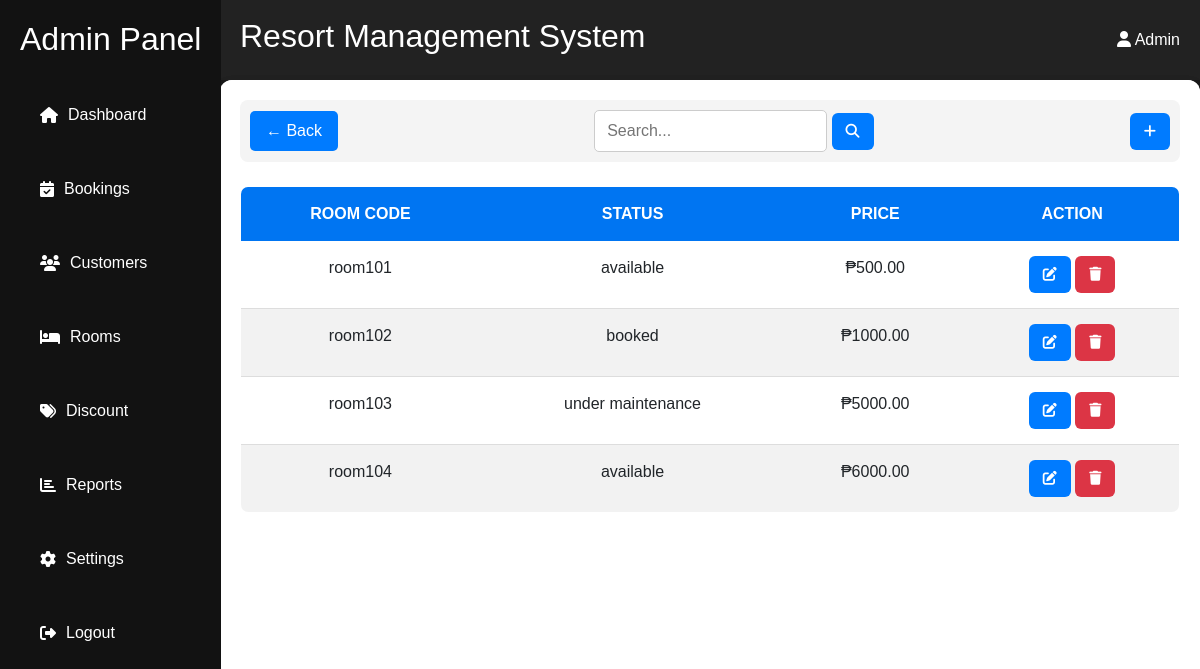
The app's page /admin/rooms/index.php with its own data.
### tables this page shows
CREATE TABLE IF NOT EXISTS `room` (
  `room_id` int(11) NOT NULL AUTO_INCREMENT,
  `room_code` varchar(50) NOT NULL,
  `room_type` enum('standard','premium','deluxe') NOT NULL,
  `room_status` enum('available','booked','under maintenance') NOT NULL,
  `price` decimal(10,2) NOT NULL,
  `created_at` timestamp NOT NULL DEFAULT current_timestamp(),
  `updated_at` timestamp NOT NULL DEFAULT current_timestamp(),
  PRIMARY KEY (`room_id`),
  UNIQUE KEY `room_ code` (`room_code`)
);

### admin/rooms/index.php (the view, shortened to what this page needs)
<?php
include('../../resources/database/config.php');
?>
<div class="content" style="color:black;">
    <?php
    include ('filter.php'); ?>
    <br>
    <table class="table table-striped" style="text-align: center;">
        <tr>
        <th>Room Code</th>
        <th>Status</th>
        <th>Price</th>
        <th>Action</th>
        </tr>
        <?php
       while($row=mysqli_fetch_assoc($result)){
        $discount=($row['discounted_price']>0 ? $row['discounted_price']." (".$row['discount_percentage']."% Off)" : $row['price']);
        print "<tr>
        <td>{$row['room_code']}</td>
        <td>{$row['room_status']}</td>
        <td>₱{$discount}</td>
        <td>
        <a href='edit.php?id={$row['room_id']}' class='btn btn-primary'><i class='fas fa-edit'></i></a>
        <a href='delete.php?id={$row['room_id']}&index_click=true' class='btn btn-danger'><i class='fas fa-trash'></i></a></td>
        </tr>";
       }
        ?>
    </table>
</div>

### admin/rooms/index.php (style rules this page uses)
.content { padding: 20px; background: white; border-radius: 12px; box-shadow: 0 4px 10px rgba(0, 0, 0, 0.15); }
.table { width: 100%; border-collapse: collapse; background: #ffffff; border-radius: 8px; overflow: hidden; border: 1px solid #ddd; }
.table th { background: #007bff !important; color: white !important; padding: 15px !important; text-transform: uppercase; font-weight: bold; border: none !important; }
.table td { padding: 15px !important; border-bottom: 1px solid #ddd !important; font-size: 16px !important; }
.btn { display: inline-block; padding: 8px 14px !important; border-radius: 6px !important; font-weight: 500; text-decoration: none; transition: 0.3s ease-in-out; font-size: 14px !important; }
.btn-primary { background: #007bff !important; color: white !important; border: none !important; }
.btn-danger { background: #dc3545 !important; color: white !important; border: none !important; }

### records on screen
room: room_code "room101", room_status "available", price "500.00"
room: room_code "room102", room_status "booked", price "1000.00"
room: room_code "room103", room_status "under maintenance", price "5000.00"
room: room_code "room104", room_status "available", price "6000.00"
